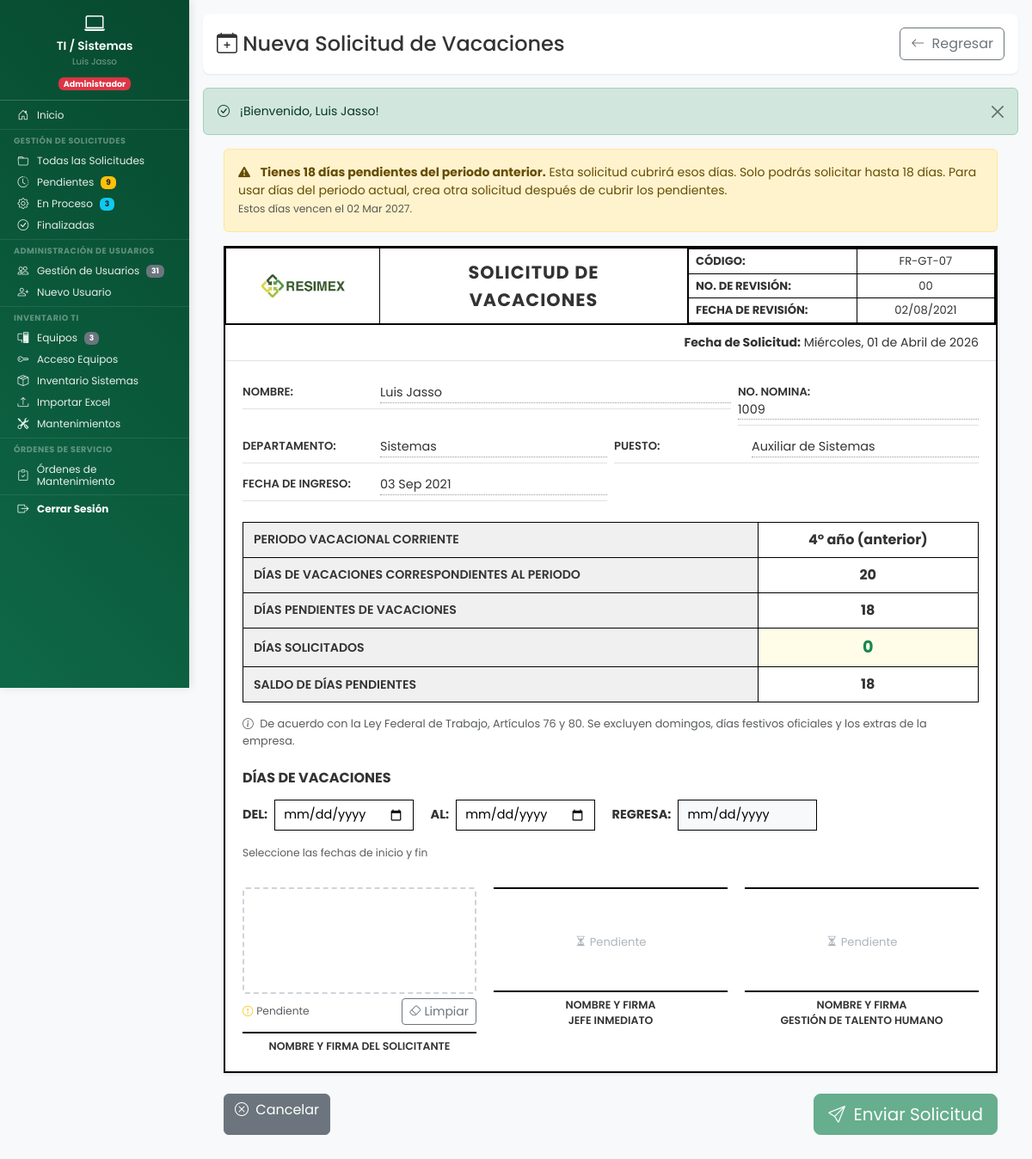
The app's page /dashboard/vacaciones/nueva_solicitud_vacaciones.php (signed in), older data.
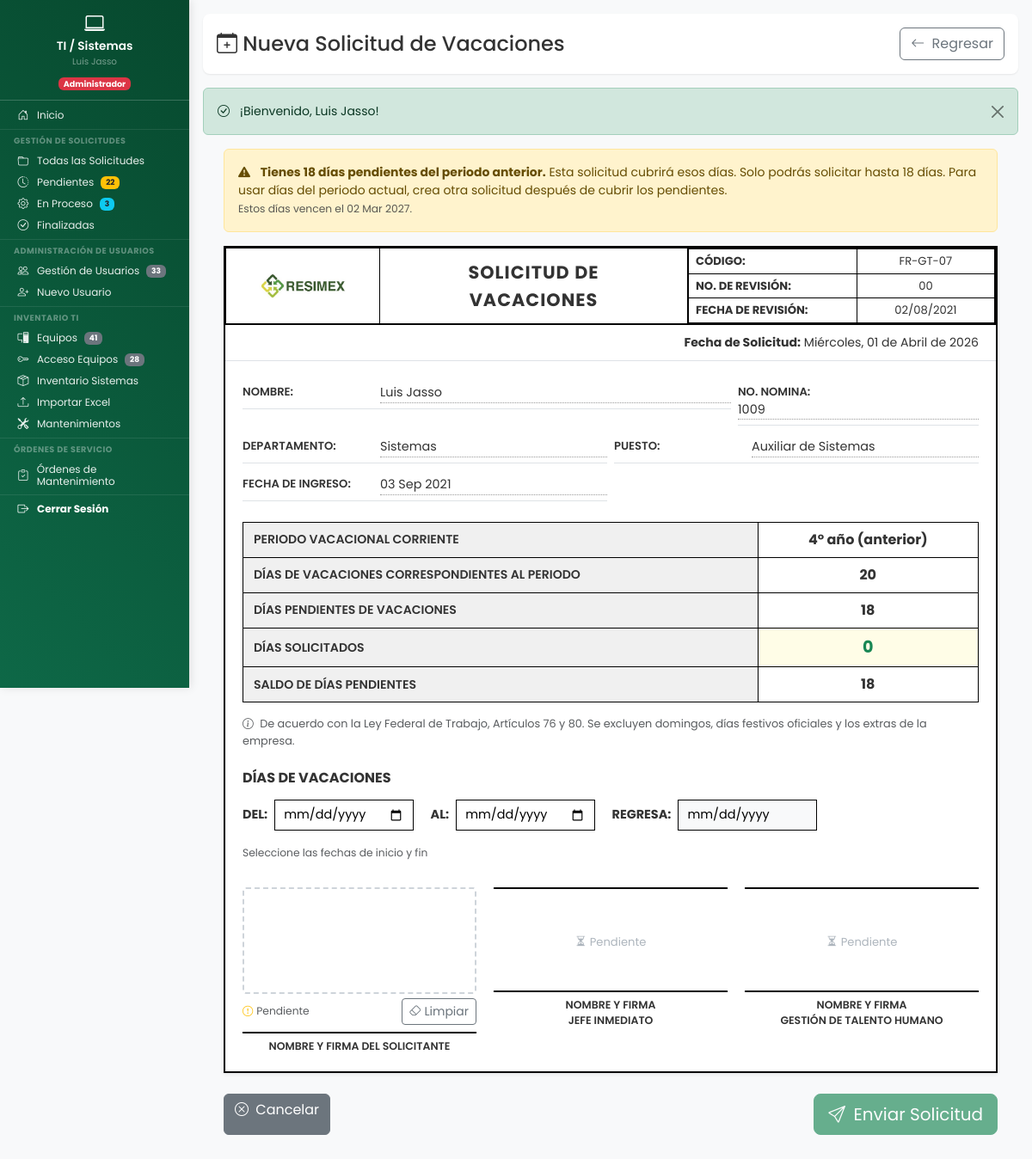
The same page, newer data.
### tables this page shows
CREATE TABLE `solicitudes_vacaciones` (
  `id` int(11) NOT NULL,
  `folio` varchar(25) DEFAULT NULL,
  `usuario_id` int(11) DEFAULT NULL,
  `departamento_id` int(11) NOT NULL COMMENT 'Departamento del solicitante',
  `fecha_solicitud` date NOT NULL COMMENT 'Fecha en que se creó la solicitud',
  `periodo_vacacional` varchar(20) NOT NULL COMMENT 'Periodo laboral actual, ej: 2025-2026',
  `dias_correspondientes` int(11) NOT NULL COMMENT 'Días que corresponden según LFT Art.76 para el periodo actual',
  `dias_pendientes` int(11) NOT NULL COMMENT 'Días pendientes antes de esta solicitud (incluye acumulados vigentes)',
  `dias_solicitados` int(11) NOT NULL COMMENT 'Cantidad de días que solicita el empleado',
  `motivo` text DEFAULT NULL,
  `saldo_dias_pendientes` int(11) NOT NULL COMMENT 'Resultado: dias_pendientes - dias_solicitados',
  `fecha_inicio` date NOT NULL COMMENT 'Primer día de vacaciones (DEL)',
  `fecha_fin` date NOT NULL COMMENT 'Último día de vacaciones (AL)',
  `fecha_regreso` date NOT NULL COMMENT 'Día que regresa a laborar (REGRESA)',
  `estado` enum('borrador','enviada','pendiente_admin','aprobada_admin','rechazada_admin','pendiente_gth','aprobada_gth','rechazada_gth','completada','cancelada') DEFAULT 'pendiente_admin',
  `es_manual` tinyint(1) NOT NULL DEFAULT 0 COMMENT 'Solicitud creada manualmente por Admin',
  `admin_creador_id` int(11) DEFAULT NULL COMMENT 'ID del admin que creo la solicitud manual',
  `nombre_manual` varchar(150) DEFAULT NULL COMMENT 'Nombre del empleado (manual)',
  `no_nomina_manual` varchar(20) DEFAULT NULL COMMENT 'No. nomina del empleado (manual)',
  `puesto_manual` varchar(100) DEFAULT NULL COMMENT 'Puesto del empleado (manual)',
  `fecha_ingreso_manual` date DEFAULT NULL COMMENT 'Fecha ingreso del empleado (manual)',
  `periodo_pago_manual` enum('quincenal','semanal') DEFAULT NULL COMMENT 'Periodo pago (manual)',
  `empresa_manual` enum('resimex','carganova') DEFAULT NULL COMMENT 'Empresa (manual)',
  `admin_id` int(11) DEFAULT NULL COMMENT 'ID del jefe de área que aprueba/rechaza',
  `fecha_aprobacion_admin` datetime DEFAULT NULL,
  `motivo_rechazo` text DEFAULT NULL COMMENT 'Motivo si fue rechazada por el admin',
  `comentarios_admin` text DEFAULT NULL,
  `firma_empleado` longtext DEFAULT NULL,
  `fecha_firma_empleado` datetime DEFAULT NULL,
  `firma_admin` longtext DEFAULT NULL COMMENT 'Firma digital del jefe de área (base64 jSignature)',
  `fecha_firma_admin` datetime DEFAULT NULL,
  `firma_gth` longtext DEFAULT NULL COMMENT 'Firma digital de GTH (base64 jSignature)',
  `comentarios_gth` text DEFAULT NULL,
  `gth_id` int(11) DEFAULT NULL,
  `fecha_aprobacion_gth` datetime DEFAULT NULL,
  `fecha_firma_gth` datetime DEFAULT NULL,
  `fecha_creacion` datetime DEFAULT current_timestamp(),
  `fecha_actualizacion` datetime DEFAULT current_timestamp() ON UPDATE current_timestamp()
);

### dashboard/vacaciones/nueva_solicitud_vacaciones.php (the view, shortened to what the changed rows need)
<?php
require_once __DIR__ . '/../../includes/vacaciones/vacaciones_funciones.php';
$pdo = conectarDB();
$resumen = obtener_resumen_vacaciones($pdo, $_SESSION['usuario_id']);
$periodo_anterior = $resumen['periodo_anterior'] ?? ['dias_pendientes' => 0];
$dias_periodo_ant = $periodo_anterior['dias_pendientes'] ?? 0;
$usa_periodo_anterior = ($dias_periodo_ant > 0);
$departamento_codigo = $_SESSION['departamento_codigo'] ?? strtolower(trim($_SESSION['departamento'] ?? ''));
$es_ti = ($departamento_codigo === 'sistemas' || $departamento_codigo === 'ti');
$es_mantenimiento = ($departamento_codigo === 'mantenimiento');
$periodo_texto = $resumen['periodo']['anio_periodo'] ?? 0;
$dias_correspondientes = $resumen['dias_correspondientes'];
$dias_pendientes = $usa_periodo_anterior ? $dias_periodo_ant : $resumen['dias_disponibles'];
$periodo_vacacional = $usa_periodo_anterior
    ? (($periodo_anterior['periodo']['anio_periodo'] ?? 0) . "&deg; a&ntilde;o (anterior)")
    : ($periodo_texto . "&deg; a&ntilde;o");
?>
<!DOCTYPE html>
<html lang="es">
<head>
    <link href="https://cdn.jsdelivr.net/npm/bootstrap@5.3.2/dist/css/bootstrap.min.css" rel="stylesheet">
    <link rel="stylesheet" href="https://cdn.jsdelivr.net/npm/bootstrap-icons@1.11.1/font/bootstrap-icons.css">
    <link rel="stylesheet" href="<?php echo URL_BASE; ?>assets/css/dashboard.css">
    <link rel="stylesheet" href="<?php echo URL_BASE; ?>assets/css/formularios.css">
    <link rel="stylesheet" href="<?php echo URL_BASE; ?>assets/css/base/variables.css">
    <link rel="stylesheet" href="<?php echo URL_BASE; ?>assets/css/components/sidebar.css">
    <link rel="stylesheet" href="<?php echo URL_BASE; ?>assets/css/components/hamburger.css">
    <link rel="stylesheet" href="<?php echo URL_BASE; ?>assets/css/layouts/dashboard-layout.css">
    <link rel="stylesheet" href="<?php echo URL_BASE; ?>assets/css/utilities/responsive.css">
</head>
<body>
    <div class="d-flex">
        <?php
        if ($es_mantenimiento) {
            include __DIR__ . '/../../includes/sidebar/sidebar_mantenimiento.php';
        } elseif ($es_ti) {
            include __DIR__ . '/../../includes/sidebar/sidebar_ti.php';
        } elseif (function_exists('es_usuario_gth') && es_usuario_gth()) {
            include __DIR__ . '/../../includes/sidebar/sidebar_gth.php';
        } elseif (function_exists('es_usuario_colaborativo') && es_usuario_colaborativo()) {
            include __DIR__ . '/../../includes/sidebar/sidebar_colaborativo.php';
        } else {
            include __DIR__ . '/../../includes/sidebar/sidebar_normal.php';
        }
        ?>
        <main class="main-content">
            <div class="content-wrapper">
                <div class="page-header">
                    <div class="d-flex justify-content-between align-items-center flex-wrap gap-2">
                        <h1><i class="bi bi-calendar-plus"></i> Nueva Solicitud de Vacaciones</h1>
                    </div>
                </div>
                <form id="formSolicitud" method="POST" action="<?php echo URL_BASE; ?>dashboard/vacaciones/procesar_vacaciones.php">
                    <?php if ($usa_periodo_anterior): ?>
                    <div class="alert alert-warning mb-3" style="max-width:900px;margin:0 auto">
                        <i class="bi bi-exclamation-triangle-fill me-2"></i>
                        <strong>Tienes <?php echo $dias_periodo_ant; ?> d&iacute;a<?php echo $dias_periodo_ant != 1 ? 's' : ''; ?> pendiente<?php echo $dias_periodo_ant != 1 ? 's' : ''; ?> del periodo anterior.</strong>
                        Esta solicitud cubrir&aacute; esos d&iacute;as. Solo podr&aacute;s solicitar hasta <?php echo $dias_periodo_ant; ?> d&iacute;a<?php echo $dias_periodo_ant != 1 ? 's' : ''; ?>.
                        Para usar d&iacute;as del periodo actual, crea otra solicitud despu&eacute;s de cubrir los pendientes.
                        <?php if (!empty($periodo_anterior['periodo']['fecha_vencimiento'])): ?>
                        <br><small class="text-muted">Estos d&iacute;as vencen el <?php echo fecha_corta_es($periodo_anterior['periodo']['fecha_vencimiento']); ?>.</small>
                        <?php endif; ?>
                    </div>
                    <?php endif; ?>
                    <div class="doc-container shadow-sm mb-4">
                        <table class="doc-header-table">
                        </table>
                        <div class="fecha-solicitud"><strong>Fecha de Solicitud:</strong> <?php echo fecha_larga_es(date('Y-m-d')); ?></div>
                        <div class="doc-body">
                            <table class="tabla-periodo">
                                <tr><th>Periodo Vacacional Corriente</th><td><?php echo $periodo_vacacional; ?></td></tr>
                                <tr><th>D&iacute;as de Vacaciones Correspondientes al Periodo</th><td><?php echo $dias_correspondientes; ?></td></tr>
                                <tr><th>D&iacute;as Pendientes de Vacaciones</th><td><?php echo $dias_pendientes; ?></td></tr>
                                <tr><th>D&iacute;as Solicitados</th><td class="editable"><span class="dias-highlight" id="diasSolicitados">0</span></td></tr>
                                <tr><th>Saldo de D&iacute;as Pendientes</th><td><span id="saldoDias"><?php echo $dias_pendientes; ?></span></td></tr>
                            </table>
                        </div>
                    </div>
                    <div class="d-flex justify-content-between mb-4" style="max-width:900px;margin:0 auto">
                        <a href="<?php echo URL_BASE; ?>dashboard/vacaciones/mis_vacaciones.php" class="btn btn-secondary"><i class="bi bi-x-circle me-1"></i> Cancelar</a>
                        <button type="submit" class="btn btn-success btn-lg" id="btnEnviar" disabled><i class="bi bi-send me-1"></i> Enviar Solicitud</button>
                    </div>
                </form>
            </div>
        </main>
    </div>
</body>
</html>

### includes/sidebar/sidebar_ti.php (shortened to what the changed rows need)
<?php
$current_page = basename($_SERVER['PHP_SELF']);
$filtro_estado_actual = $_GET['estado'] ?? '';
try {
    $stmt = $pdo->query("
        SELECT
            SUM(CASE WHEN estado = 'pendiente' THEN 1 ELSE 0 END) as pendientes,
            SUM(CASE WHEN estado = 'en_proceso' THEN 1 ELSE 0 END) as en_proceso
        FROM solicitudes_atencion
    ");
    $stats_sidebar = $stmt->fetch();
    $stmt_usuarios = $pdo->query("SELECT COUNT(*) as total FROM usuarios");
    $total_usuarios = $stmt_usuarios->fetch(PDO::FETCH_ASSOC)['total'] ?? 0;
    $stmt_equipos = $pdo->query("SELECT COUNT(*) as total FROM inventario_equipos WHERE estado != 'dado_de_baja'");
    $total_equipos = $stmt_equipos->fetch(PDO::FETCH_ASSOC)['total'] ?? 0;
    $stmt_acceso = $pdo->query("SELECT COUNT(*) as total FROM acceso_equipos WHERE estado = 'activo'");
    $total_acceso = $stmt_acceso->fetch(PDO::FETCH_ASSOC)['total'] ?? 0;
} catch (Exception $e) {
    $stats_sidebar = ['pendientes' => 0, 'en_proceso' => 0];
    $ordenes_pendientes_validar = 0;
    $total_usuarios = 0;
    $total_equipos = 0;
    $mant_pendientes = 0;
    $total_acceso = 0;
}
?>
<aside class="sidebar" id="sidebar">
    <nav class="sidebar-nav">
        <ul class="nav flex-column">
            <li class="nav-item">
                <a class="nav-link <?php echo ($current_page == 'gestion_solicitudes.php' && $filtro_estado_actual == 'pendiente') ? 'active' : ''; ?>"
                   href="<?php echo URL_BASE; ?>ti_sistemas/gestion_solicitudes.php?estado=pendiente">
                    <i class="bi bi-clock-history"></i> Pendientes
                    <?php if ($stats_sidebar['pendientes'] > 0): ?>
                    <span class="badge bg-warning text-dark ms-2"><?php echo $stats_sidebar['pendientes']; ?></span>
                    <?php endif; ?>
                </a>
            </li>
            <li class="nav-item">
                <a class="nav-link <?php echo $current_page == 'dashboard_usuarios.php' ? 'active' : ''; ?>"
                   href="<?php echo URL_BASE; ?>dashboard/sistemas/gestion_usuarios/dashboard_usuarios.php">
                    <i class="bi bi-people"></i> Gesti&oacute;n de Usuarios
                    <?php if ($total_usuarios > 0): ?>
                    <span class="badge bg-secondary ms-2"><?php echo $total_usuarios; ?></span>
                    <?php endif; ?>
                </a>
            </li>
            <li class="nav-item">
                <a class="nav-link <?php echo $current_page == 'inventario.php' ? 'active' : ''; ?>"
                   href="<?php echo URL_BASE; ?>dashboard/sistemas/ti_sistemas/inventario.php">
                    <i class="bi bi-pc-display"></i> Equipos
                    <?php if ($total_equipos > 0): ?>
                    <span class="badge bg-secondary ms-2"><?php echo $total_equipos; ?></span>
                    <?php endif; ?>
                </a>
            </li>
            <li class="nav-item">
                <a class="nav-link <?php echo $current_page == 'acceso_equipos.php' ? 'active' : ''; ?>"
                   href="<?php echo URL_BASE; ?>dashboard/sistemas/ti_sistemas/acceso_equipos.php">
                    <i class="bi bi-key"></i> Acceso Equipos
                    <?php if ($total_acceso > 0): ?>
                    <span class="badge bg-secondary ms-2"><?php echo $total_acceso; ?></span>
                    <?php endif; ?>
                </a>
            </li>
        </ul>
    </nav>
</aside>

Row changes from the older to the newer data that the page shows:
added solicitudes_vacaciones: dias_pendientes "18", dias_pendientes "4° año (anterior)"
Text that changed along with them:
$stats_sidebar['pendientes']: "9" → "22"
$total_usuarios: "31" → "33"
$total_equipos: "3" → "41"
$total_acceso: (not shown) → "28"
$dias_periodo_ant: "18" → (not shown)
$periodo_vacacional: "4° año (anterior)" → (not shown)
$dias_pendientes: "18" → (not shown)
